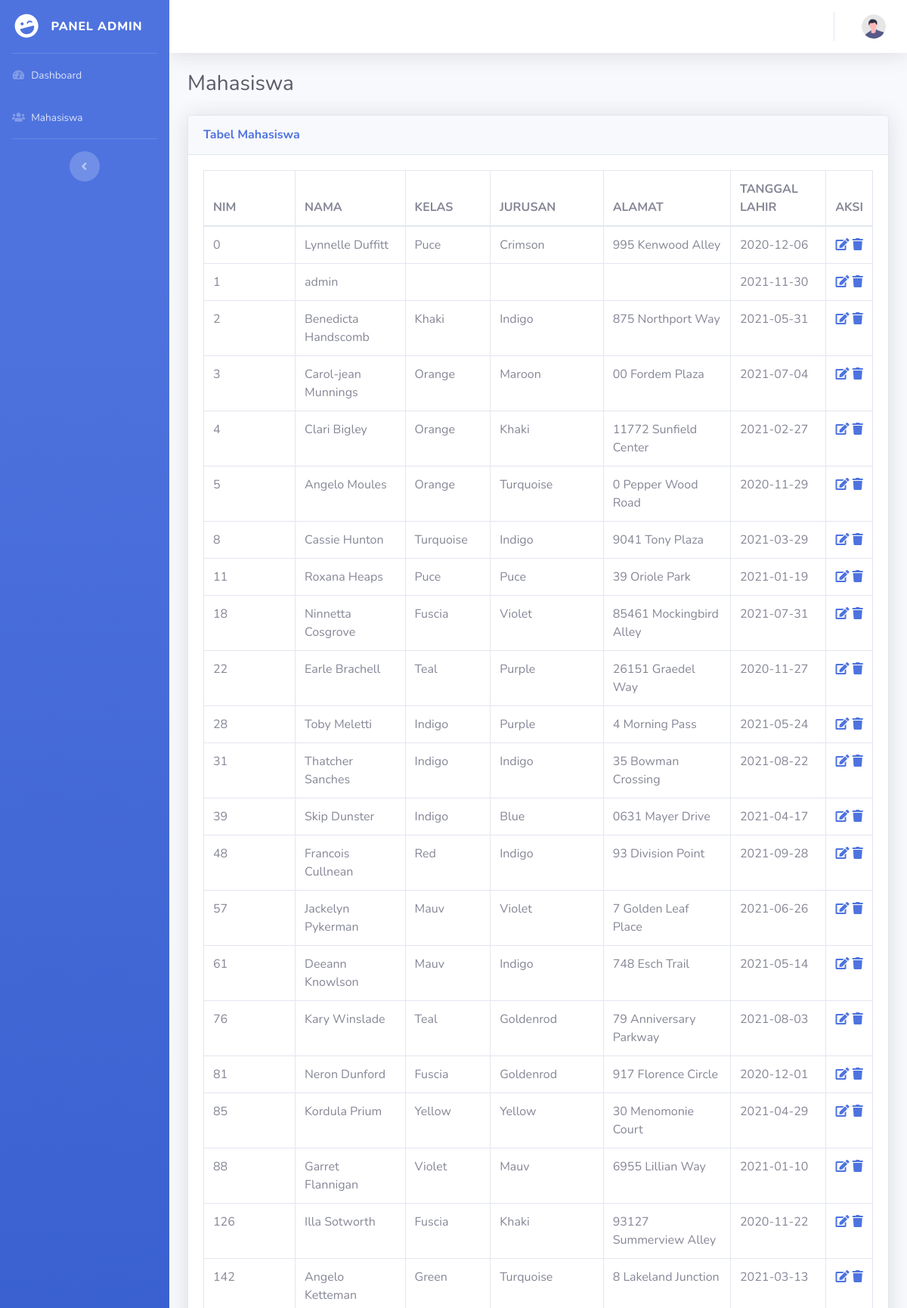
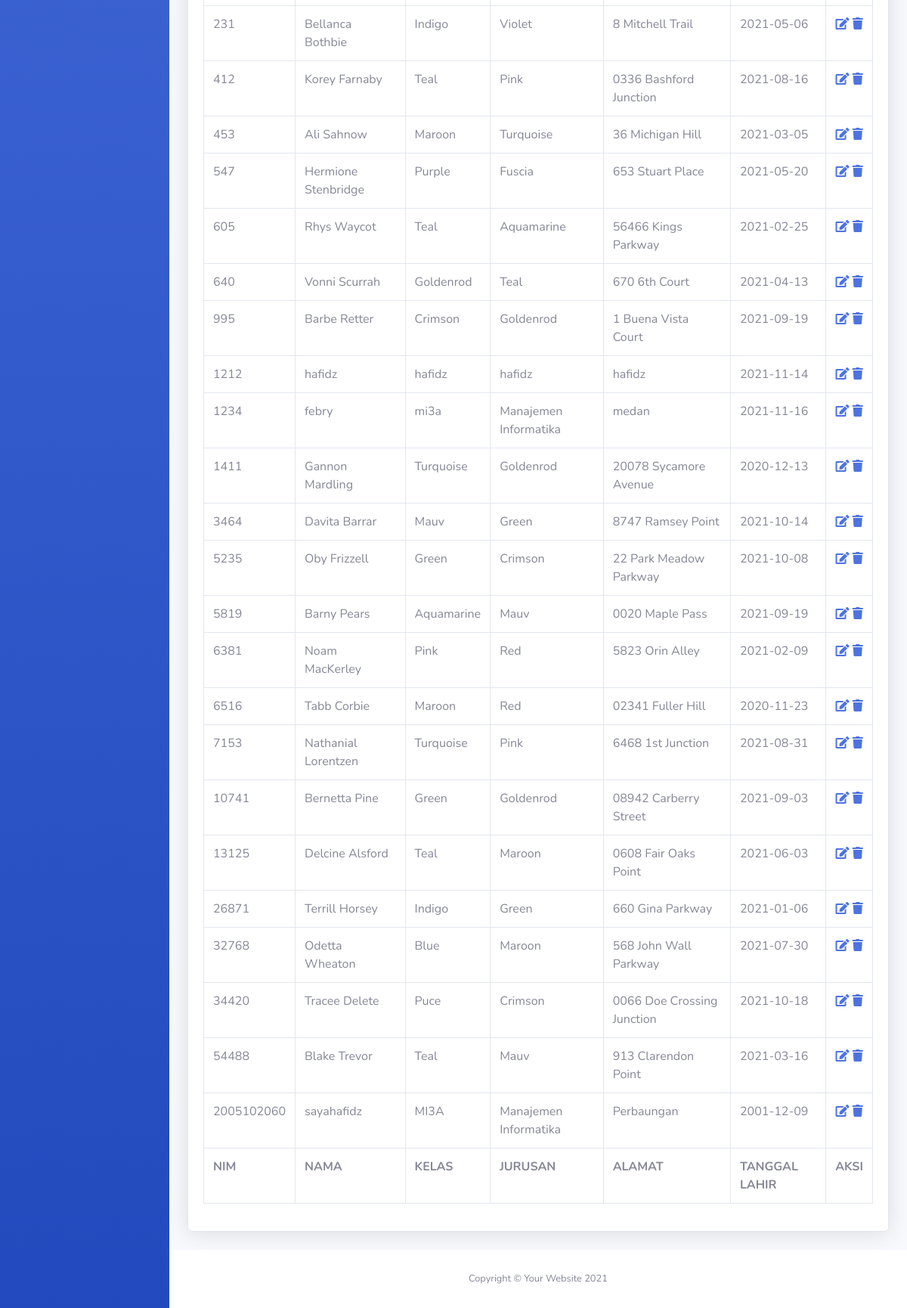
Page /admin_index.php?page=admin_mahasiswa on the earlier database version (2 pictures, top to bottom).
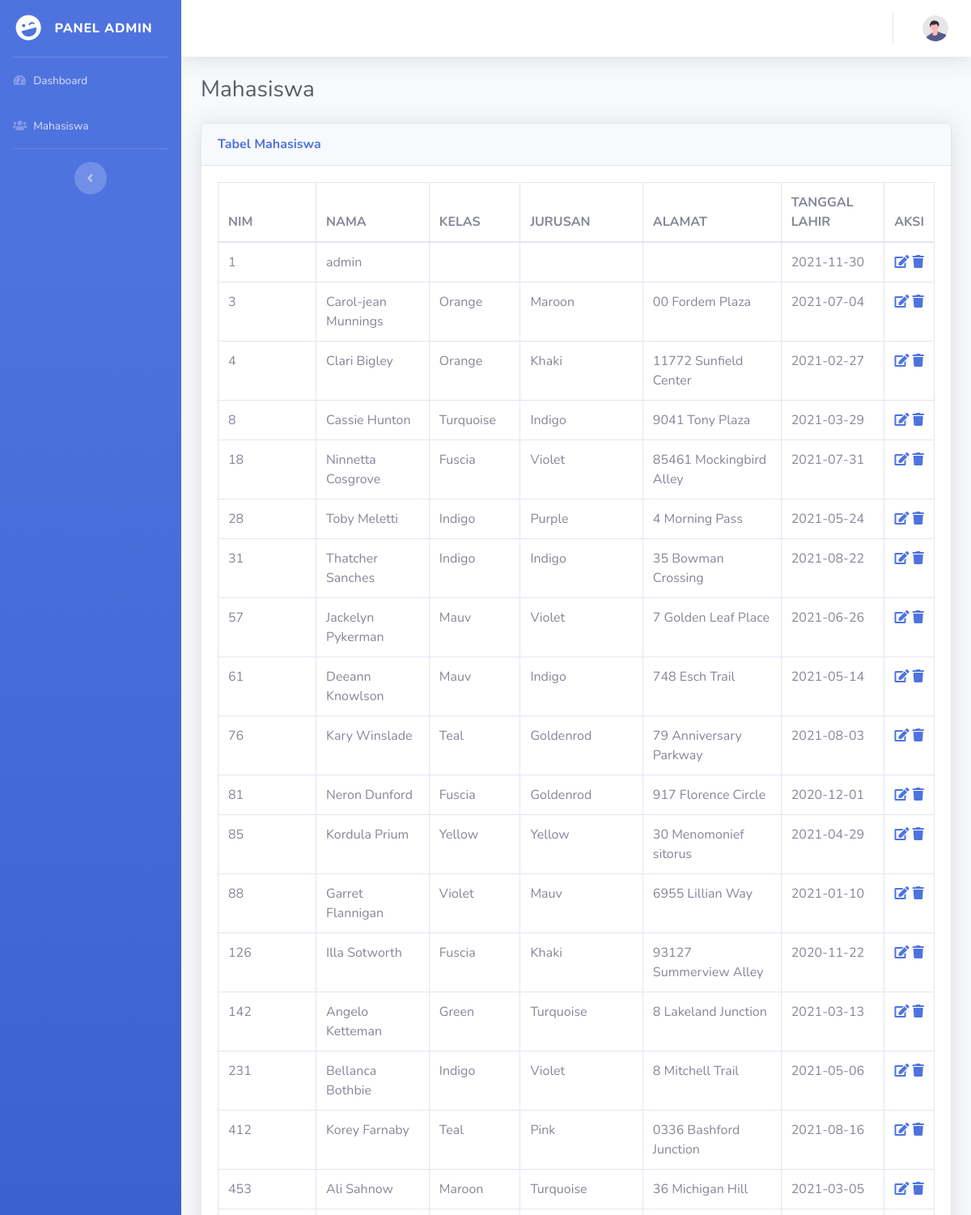
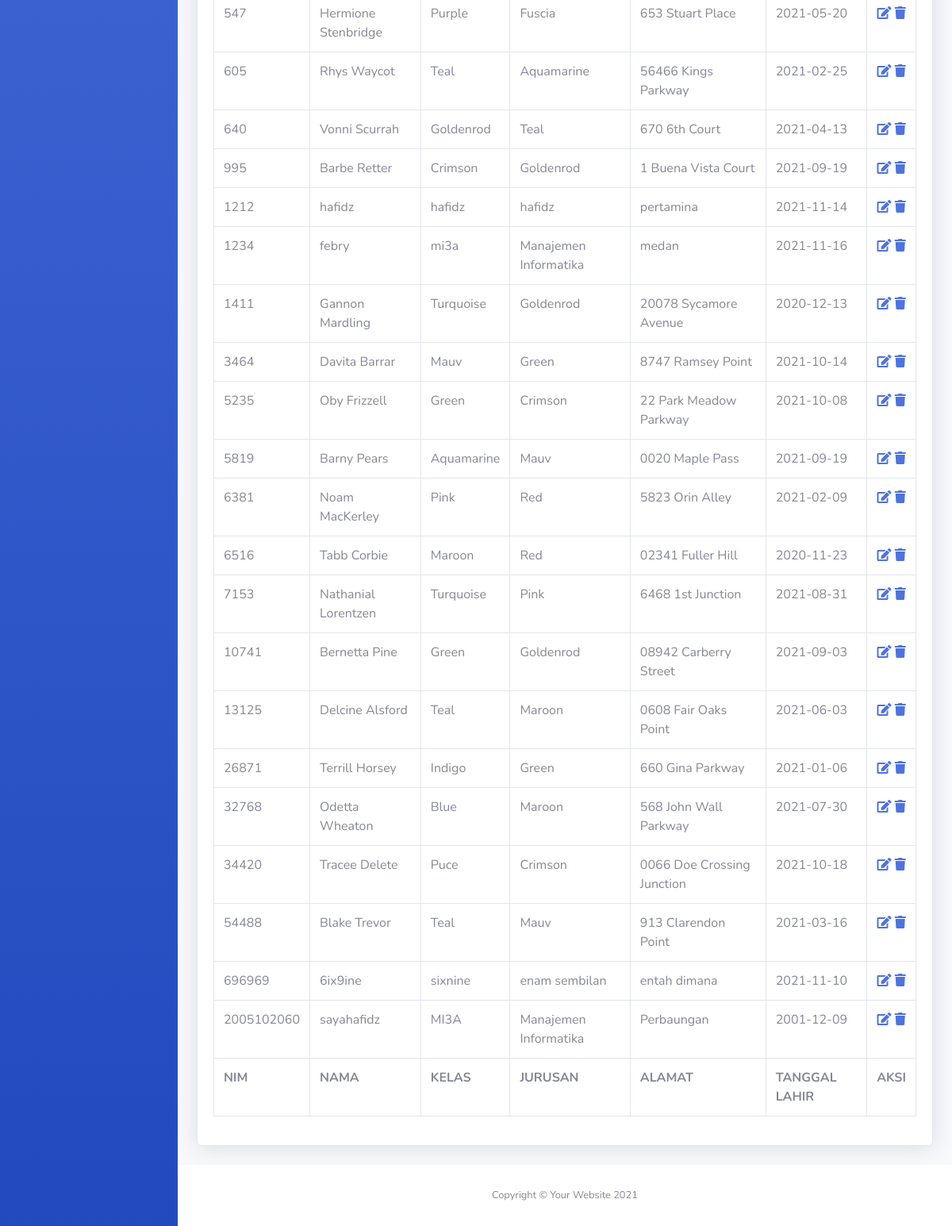
Same page on the later database version (2 pictures, top to bottom).
### tables this page shows
CREATE TABLE `mahasiswa` (
  `nim` int NOT NULL,
  `email` varchar(100) NOT NULL,
  `password` varchar(100) NOT NULL,
  `nama` varchar(100) NOT NULL,
  `kelas` varchar(100) DEFAULT NULL,
  `program_studi` varchar(100) DEFAULT NULL,
  `alamat` varchar(100) DEFAULT NULL,
  `tanggal_lahir` date DEFAULT NULL
);

### admin_mahasiswa.php (the view, shortened to what this page needs)
<div class="d-sm-flex align-items-center justify-content-between mb-4">
    <h1 class="h3 mb-0 text-gray-800">Mahasiswa</h1>
</div>
<div class="card shadow mb-4">
    <div class="card-header py-3">
        <h6 class="m-0 font-weight-bold text-primary">Tabel Mahasiswa</h6>
    </div>
    <div class="card-body">
        <div class="table-responsive">
            <table class="table table-bordered" id="dataTable" width="100%" cellspacing="0">
                <thead>
                    <tr>
                        <th>NIM</th>
                        <th>NAMA</th>
                        <th>KELAS</th>
                        <th>JURUSAN</th>
                        <th>ALAMAT</th>
                        <th>TANGGAL LAHIR</th>
                        <th>AKSI</th>
                    </tr>
                </thead>
                <tfoot>
                    <tr>
                        <th>NIM</th>
                        <th>NAMA</th>
                        <th>KELAS</th>
                        <th>JURUSAN</th>
                        <th>ALAMAT</th>
                        <th>TANGGAL LAHIR</th>
                        <th>AKSI</th>
                    </tr>
                </tfoot>
                <tbody>
                    <tr>
                        <?php foreach ($koneksi->query('SELECT * FROM mahasiswa') as $row) {
                        ?>
                            <td><?php echo $row['nim']; ?></td>
                            <td><?php echo $row['nama']; ?></td>
                            <td><?php echo $row['kelas']; ?></td>
                            <td><?php echo $row['program_studi']; ?></td>
                            <td><?php echo $row['alamat']; ?></td>
                            <td><?php echo $row['tanggal_lahir']; ?></td>
                            <td style="text-align: center;">
                                <a href="admin_index.php?page=admin_edit_mahasiswa&nim=<?php echo $row['nim'] ?>"><i class="fas fa-edit"></i></a>
                                <a href="admin_delete_mahasiswa.php?nim=<?php echo $row['nim'] ?>"><i class="fas fa-trash"></i></a>
                            </td>
                    </tr>
                <?php
                        }
                ?>
                </tbody>
            </table>
        </div>
    </div>
</div>

Differences in the rows shown:
removed mahasiswa: nim "0", nama "Lynnelle Duffitt", kelas "Puce", program_studi "Crimson", alamat "995 Kenwood Alley", tanggal_lahir "2020-12-06"
removed mahasiswa: nim "2", nama "Benedicta Handscomb", kelas "Khaki", program_studi "Indigo", alamat "875 Northport Way", tanggal_lahir "2021-05-31"
removed mahasiswa: nim "5", nama "Angelo Moules", kelas "Orange", program_studi "Turquoise", alamat "0 Pepper Wood Road", tanggal_lahir "2020-11-29"
removed mahasiswa: nim "11", nama "Roxana Heaps", kelas "Puce", program_studi "Puce", alamat "39 Oriole Park", tanggal_lahir "2021-01-19"
removed mahasiswa: nim "22", nama "Earle Brachell", kelas "Teal", program_studi "Purple", alamat "26151 Graedel Way", tanggal_lahir "2020-11-27"
removed mahasiswa: nim "39", nama "Skip Dunster", kelas "Indigo", program_studi "Blue", alamat "0631 Mayer Drive", tanggal_lahir "2021-04-17"
removed mahasiswa: nim "48", nama "Francois Cullnean", kelas "Red", program_studi "Indigo", alamat "93 Division Point", tanggal_lahir "2021-09-28"
changed mahasiswa "Kordula Prium": alamat "30 Menomonie Court" → "30 Menomonief sitorus"
changed mahasiswa "hafidz": alamat "hafidz" → "pertamina"
added mahasiswa: nim "696969", nama "6ix9ine", kelas "sixnine", program_studi "enam sembilan", alamat "entah dimana", tanggal_lahir "2021-11-10"
